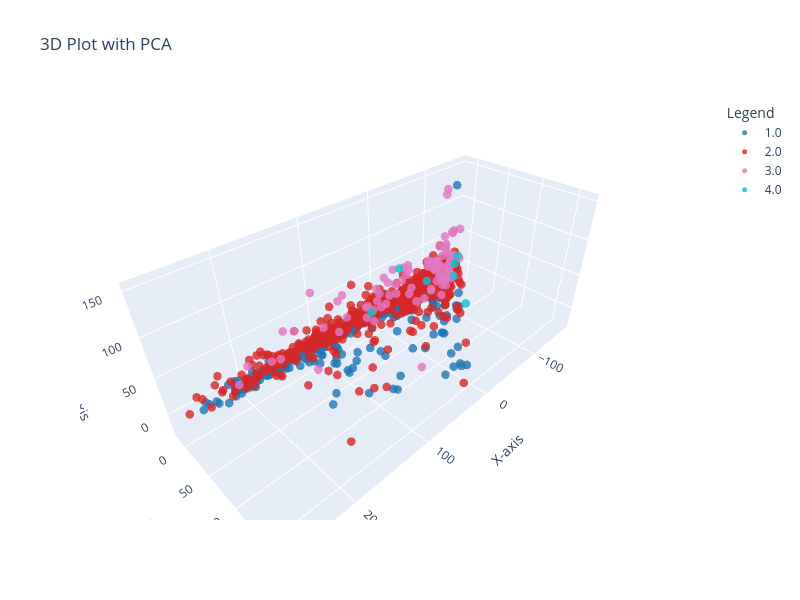

The notebook cell this image was saved under:
### Code cell
fig=plot_3d_plotly(P0,y,title="3D Plot with PCA")
